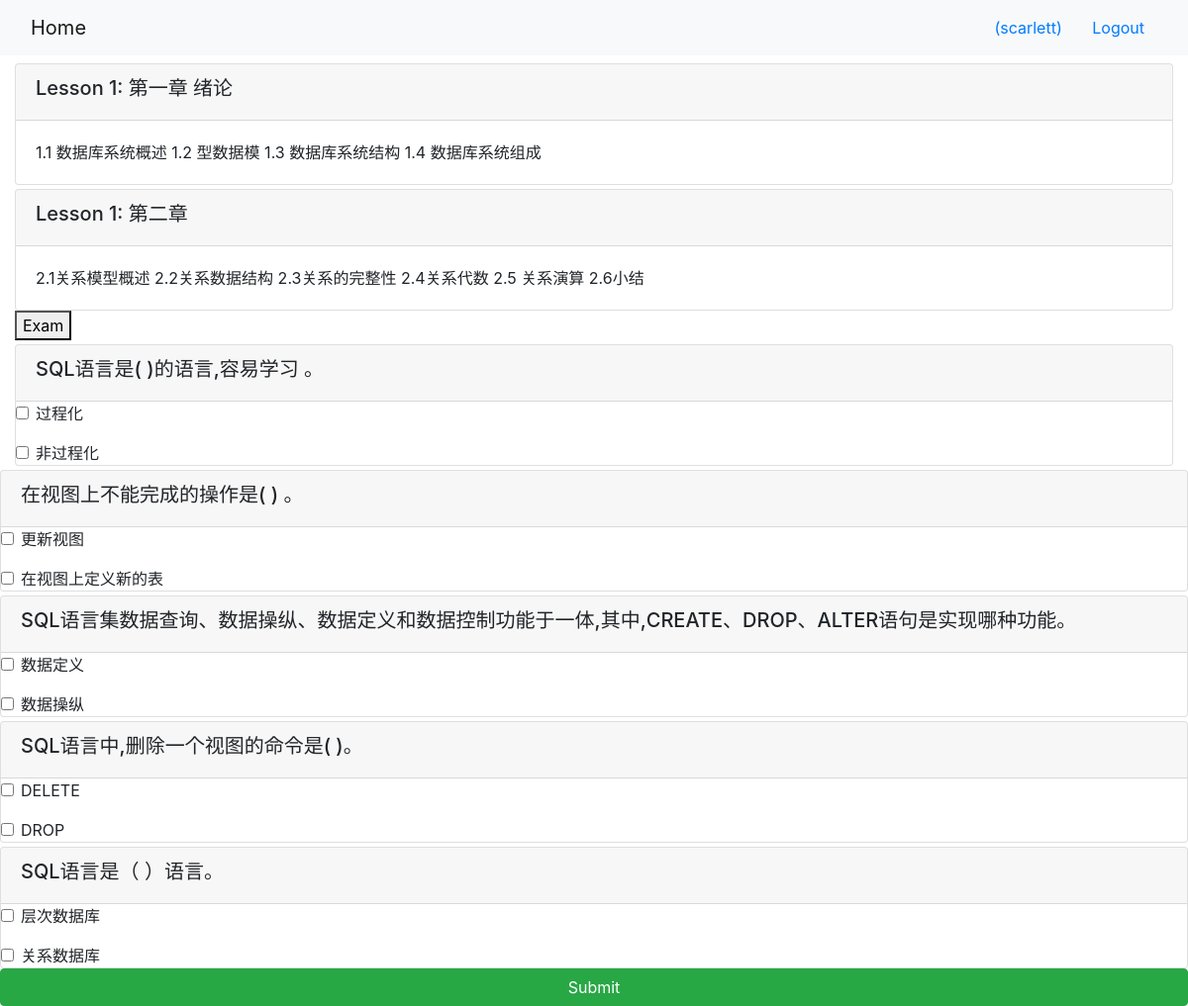
/onlinecourse/1/ (signed in), run on the app's committed database.
### onlinecourse/models.py (models this page shows, shortened)
class Lesson(models.Model):
    title = models.CharField(max_length=200, default="title")
    order = models.IntegerField(default=0)
    course = models.ForeignKey(Course, on_delete=models.CASCADE)
    content = models.TextField()

class Question(models.Model):
    course = models.ForeignKey(Course, on_delete=models.CASCADE)# Foreign key to lesson
    text = models.TextField()# question text
    grade = models.IntegerField(default=5)# question grade/mark
    homework= models.ForeignKey(Homework,blank = True, on_delete=models.CASCADE)

class Choice(models.Model):
    question = models.ForeignKey(Question, on_delete=models.CASCADE)
    text = models.TextField()
    is_correct = models.BooleanField()

### onlinecourse/views.py (the view)
# urls.py: path('<int:pk>/', views.CourseDetailView.as_view(), name='course_details'),
class CourseDetailView(generic.DetailView):
    model = Course
    template_name = 'onlinecourse/course_detail_bootstrap.html'

### onlinecourse/templates/onlinecourse/course_detail_bootstrap.html (shortened to what this page needs)
<!DOCTYPE html>
<html lang="en">
<head>
     {% load static %}
    <link rel="stylesheet" href="https://maxcdn.bootstrapcdn.com/bootstrap/4.5.2/css/bootstrap.min.css">
</head>
<body>
    <nav class="navbar navbar-light bg-light">
        <div class="container-fluid">
            <div class="navbar-header">
                  <a class="navbar-brand" href="{% url 'onlinecourse:index' %}">Home</a>
            </div>
            <ul class="nav navbar-nav navbar-right">
                {% if user.is_authenticated %}
                <li>
                    <a class="btn btn-link" href="#">{{ user.first_name }}({{ user.username }})</a>
                    <a class="btn btn-link" href="{% url 'onlinecourse:logout' %}">Logout</a>
                </li>
                {% endif %}
            </ul>
        </div>
    </nav>
    <div class="container-fluid">
            <div class="card-columns-vertical">
                {% for lesson in course.lesson_set.all %}
                    <div class="card mt-1">
                        <div class="card-header"><h5>Lesson {{lesson.order|add:1}}: {{lesson.title}}</h5></div>
                        <div class="card-body">{{lesson.content}}</div>
                    </div>
                {% endfor %}
            </div>
            <button data-target="#exam">Exam</button>
            <div id="exam" class="collapse">
                {% if user.is_authenticated %}
                        {% for question in course.question_set.all %}
                            <div class="card mt-1">
                                <div class="card-header"><h5>{{ question.text }}</h5></div>
                                <div class="form-group">
                                {% for choice in question.choice_set.all %}
                                    <div class="form-check">
                                        <label class="form-check-label">
                                            <input type="checkbox" name="choice_{{choice.id}}"
                                                class="form-check-input" id="{{choice.id}}"
                                                value="{{choice.id}}">{{ choice.text }}
                                        </label>
                                    </div>
                                </div>
                                {% endfor %}
                            </div>
                        {% endfor %}
                        <input class="btn btn-success btn-block" type="submit" value="Submit">
                {% endif %}
</body>
</html>

### data on the page
Lesson: order|add "1", title "第一章 绪论", content "1.1 数据库系统概述 1.2 型数据模 1.3 数据库系统结构 1.4 数据库系统组成"
Lesson: order|add "1", title "第二章", content "2.1关系模型概述 2.2关系数据结构 2.3关系的完整性 2.4关系代数 2.5 关系演算 2.6小结"
Question: text "SQL语言是( )的语言,容易学习 。"
Choice: text "过程化"
Choice: text "非过程化"
Question: text "在视图上不能完成的操作是( ) 。"
Choice: text "更新视图"
Choice: text "在视图上定义新的表"
Question: text "SQL语言集数据查询、数据操纵、数据定义和数据控制功能于一体,其中,CREATE、DROP、ALTER语句是实现哪种功能。"
Choice: text "数据定义"
Choice: text "数据操纵"
Question: text "SQL语言中,删除一个视图的命令是( )。"
Choice: text "DELETE"
Choice: text "DROP"
Question: text "SQL语言是（ ）语言。"
Choice: text "层次数据库"
Choice: text "关系数据库"

### other printed values
{{ user.username }} "scarlett"
